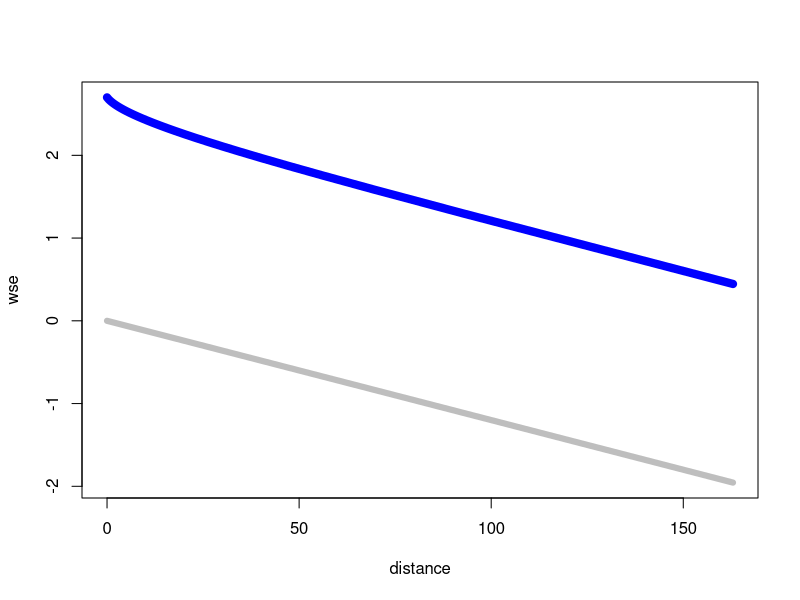

This figure's R source:
# Backwater Curves, variable step method, prisimatic channels only!
rm(list=ls()) # deallocate memory
# Illustrates use of R as a programming environment
# Direct port of FORTRAN code, so code is NOT R efficient
# 
# Depth-Area Function - Trapezoidal
area<-function(depth,width,sideslope){
	area<-depth*width + depth*(depth*sideslope);
	return(area)
	}
# Wetted perimeter function for rectangular channel
perimeter<-function(depth,width,sideslope){
	perimeter<-width+2*sqrt(depth^2+(depth*sideslope)^2);
	return(perimeter)
	}
# Hydraulic radius function
radius<-function(area,perimeter){
	radius<-area/perimeter;
	return(radius)
	}
# Friction slope function
slope_f<-function(discharge,mannings_n,area,radius){
	slope_f<-(discharge^2)*(mannings_n^2)/((1.00^2)*(radius^(4/3))*(area^2) ); #compute friction slope
	return(slope_f)
}
slope_fUS<-function(discharge,mannings_n,area,radius){
  slope_f<-(discharge^2)*(mannings_n^2)/((1.49^2)*(radius^(4/3))*(area^2) ); #compute friction slope
  return(slope_f)
}
# 2-point average
avg2point<-function(x1,x2){
	avg2point<-0.5*(x1+x2);
	return(avg2point)
  } 
# normal-depth
flow_normalUS <- function(depth,width,sideslope,mannings_n,slope){
  ar <- area(depth,width,sideslope)
  pw <- perimeter(depth,width,sideslope)
  rh <- radius(ar,pw)
  flow_normalUS <- (1.49/mannings_n)*ar*(rh^(2/3))*sqrt(slope)
  return(flow_normalUS)
}
# Backwater curve function in US Customary
backwaterUS<-function(begin_depth,end_depth,how_many,discharge,width,mannings_n,slope,sideslope){
#
## Example function call
##  zz<-backwater(begin_depth=8,end_depth=5,how_many=30,discharge=55.4,width=5,mannings_n=0.02,slope=0.001)
## Numerical values are values used in essay, they correspond to a particuar example from Koutitas 1983
#
# Other functions must exist otherwise will spawn errors
#
# Prepare space for vectors
g <- 32.2
depth<-numeric(0)  # numeric vector for depths
bse<-numeric(0) # numeric vector for bottom elevations
wse<-numeric(0) # numeric vector for water surface elevations
delta_depth<-(begin_depth-end_depth)/(how_many)  # change in depth for finding spatial steps
depth[1]<-begin_depth # assign downstream value
for (i in 2:how_many){depth[i]<-depth[1]-i*delta_depth} # uniform depths
velocity<-discharge/area(depth,width,sideslope) # velocity for each depth
deltax<-numeric(0) # numeric vector for spatial steps
# next for loop is very FORTRANesque!  
for (i in 1:(how_many-1)){
    depth_bar<-avg2point(depth[i],depth[i+1]); #compute average depth in reach
    area_bar<-area(depth_bar,width,sideslope); #compute average area in reach
    perimeter_bar<-perimeter(depth_bar,width,sideslope); #compute average wetted perimeter
    radius_bar<-radius(area_bar,perimeter_bar); #compute average hydraulic radius
    friction<-slope_fUS(discharge,mannings_n,area_bar,radius_bar) #compute friction slope
    deltax[i]<-( (depth[i+1]+(velocity[i+1]^2)/(2*g)) - (depth[i] + (velocity[i]^2)/(2*g)) )/(slope-friction); # compute change in distance for each change in depth
}
distance<-numeric(0); # space for computing cumulative distances
distance[1]<-0;
bse[1]<-0; # bottom elevation at origin
for (i in 2:(how_many)){
	distance[i]<-distance[i-1]+deltax[i-1]; # spatial distances
	bse[i]<-bse[i-1]-deltax[i-1]*slope; # bottom elevations
	}
wse<-bse+depth # water surface elevations
# output
plot(distance,wse,col="blue",type="l",lwd=8,ylim=c(min(bse),max(wse)));
lines(distance,bse,type="l",col="grey",lwd=6);
z<-cbind(distance,depth,bse,wse) # bind output into 4 columns
######## this shit custom for problem 2!! ###############
message("normal flow at depth 2.40053 = ",flow_normalUS(2.40053,3.5,2,0.022,0.012))
message("critical flow at depth   2.7 = ",flow_normalUS(2.40053,3.5,2,0.022,0.012))
message("distance to normal flow      = ",distance[how_many])
return(z)
#
}
########### backwater curve in SI #################################
backwaterSI<-function(begin_depth,end_depth,how_many,discharge,width,mannings_n,slope){
  #
  ## Example function call
  ##  zz<-backwater(begin_depth=8,end_depth=5,how_many=30,discharge=55.4,width=5,mannings_n=0.02,slope=0.001)
  ## Numerical values are values used in essay, they correspond to a particuar example from Koutitas 1983
  #
  # Other functions must exist otherwise will spawn errors
  #
  # Prepare space for vectors
  g <- 9.81
  depth<-numeric(0)  # numeric vector for depths
  bse<-numeric(0) # numeric vector for bottom elevations
  wse<-numeric(0) # numeric vector for water surface elevations
  delta_depth<-(begin_depth-end_depth)/(how_many)  # change in depth for finding spatial steps
  depth[1]<-begin_depth # assign downstream value
  for (i in 2:how_many){depth[i]<-depth[1]-i*delta_depth} # uniform depths
  velocity<-discharge/area(depth,width) # velocity for each depth
  deltax<-numeric(0) # numeric vector for spatial steps
  # next for loop is very FORTRANesque!  
  for (i in 1:(how_many-1)){
    depth_bar<-avg2point(depth[i],depth[i+1]); #compute average depth in reach
    area_bar<-area(depth_bar,width); #compute average area in reach
    perimeter_bar<-perimeter(depth_bar,width); #compute average wetted perimeter
    radius_bar<-radius(area_bar,perimeter_bar); #compute average hydraulic radius
    friction<-slope_f(discharge,mannings_n,area_bar,radius_bar) #compute friction slope
    deltax[i]<-( (depth[i+1]+(velocity[i+1]^2)/(2*g)) - (depth[i] + (velocity[i]^2)/(2*g)) )/(slope-friction); # compute change in distance for each change in depth
  }
  distance<-numeric(0); # space for computing cumulative distances
  distance[1]<-0;
  bse[1]<-0; # bottom elevation at origin
  for (i in 2:(how_many)){
    distance[i]<-distance[i-1]+deltax[i-1]; # spatial distances
    bse[i]<-bse[i-1]-deltax[i-1]*slope; # bottom elevations
  }
  wse<-bse+depth # water surface elevations
  # output
  plot(distance,wse,col="blue",type="l",lwd=8,ylim=c(0,max(wse)+max(bse)));
  lines(distance,bse,type="l",col="grey",lwd=6);
  z<-cbind(distance,depth,bse,wse) # bind output into 4 columns
  return(z)
  #
}
######### Probelm Solution #########
# Textbook Example
#backwaterSI(begin_depth=8,end_depth=5,how_many=31,discharge=55.4,width=5,mannings_n=0.02,slope=0.001)
# Problem 1 Solution
# backwaterUS(begin_depth=6,end_depth=3,how_many=31,discharge=5000,width=1000,mannings_n=0.022,slope=0.0048,sideslope=0.0)
# Problem 2 Solution
backwaterUS(begin_depth=2.7,end_depth=2.40053,how_many=31,discharge=185,width=3.5,mannings_n=0.022,slope=0.012,sideslope=2.0)